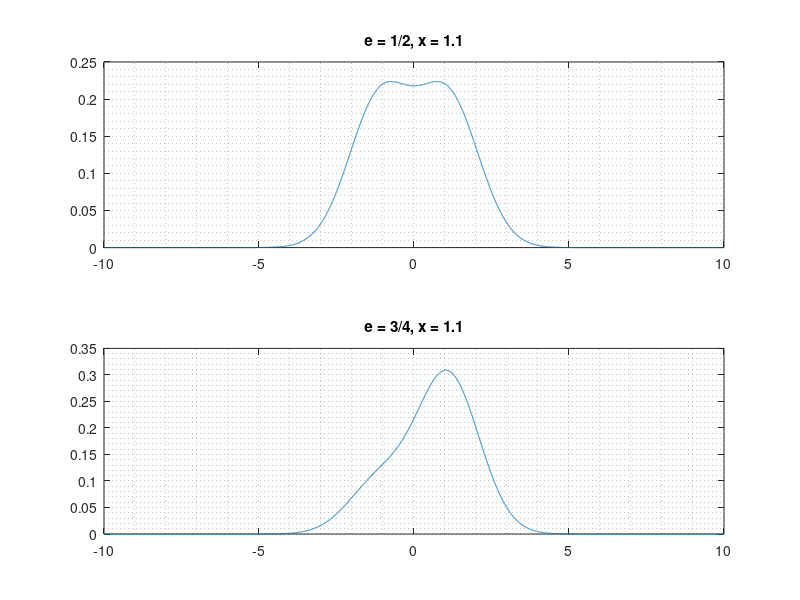

MATLAB code for this plot:
function homework12ch11_2
% 6865 
% Zeyu Liu
% 12/3/2019
% [plot for x=2 and x=1.1]
% For the posterior PDF for e1 = 1/2 and e2 = 3/4
e1 = 1/2;
e2 = 3/4;
theta = linspace(-10,10,10000);

x1 = 2;
p1 = e1/sqrt(2*pi)*exp(-1/2*(theta-x1).^2) + (1-e1)/sqrt(2*pi)*exp(-1/2*(theta+x1).^2);
p2 = e2/sqrt(2*pi)*exp(-1/2*(theta-x1).^2) + (1-e2)/sqrt(2*pi)*exp(-1/2*(theta+x1).^2);
subplot(2,1,1),plot(theta,p1),title('e = 1/2, x = 2');grid minor;
subplot(2,1,2),plot(theta,p2),title('e = 3/4, x = 2');grid minor;
pause;

x2 = 1.1;
p1 = e1/sqrt(2*pi)*exp(-1/2*(theta-x2).^2) + (1-e1)/sqrt(2*pi)*exp(-1/2*(theta+x2).^2);
p2 = e2/sqrt(2*pi)*exp(-1/2*(theta-x2).^2) + (1-e2)/sqrt(2*pi)*exp(-1/2*(theta+x2).^2);
subplot(2,1,1),plot(theta,p1),title('e = 1/2, x = 1.1');grid minor;
subplot(2,1,2),plot(theta,p2),title('e = 3/4, x = 1.1');grid minor;
